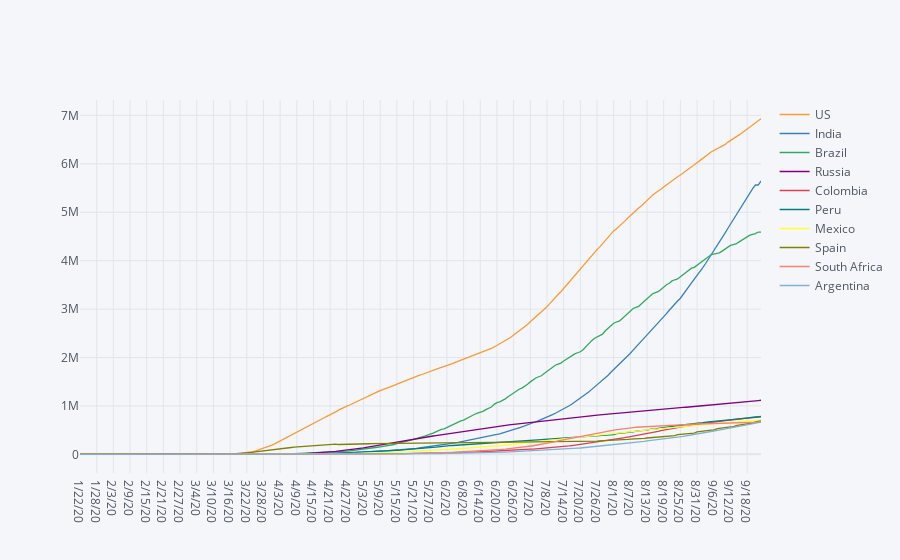

The notebook cell this image was saved under:
### Code cell
top_count.transpose().iplot()

### Figure 1 — Plotly figure (JSON) as saved in the notebook; plotly's stock layout.template omitted (floating-point values rounded to 4 significant figures; data arrays with more than 128 entries replaced by an {"elided": "..."} marker saying what was removed)
{"data": [{"line": {"color": "rgba(255, 153, 51, 1.0)", "dash": "solid", "shape": "linear", "width": 1.3}, "mode": "lines", "name": "US", "text": "", "type": "scatter", "x": {"elided": "246 str values"}, "y": {"elided": "246 int values"}}, {"line": {"color": "rgba(55, 128, 191, 1.0)", "dash": "solid", "shape": "linear", "width": 1.3}, "mode": "lines", "name": "India", "text": "", "type": "scatter", "x": {"elided": "246 str values"}, "y": {"elided": "246 int values"}}, {"line": {"color": "rgba(50, 171, 96, 1.0)", "dash": "solid", "shape": "linear", "width": 1.3}, "mode": "lines", "name": "Brazil", "text": "", "type": "scatter", "x": {"elided": "246 str values"}, "y": {"elided": "246 int values"}}, {"line": {"color": "rgba(128, 0, 128, 1.0)", "dash": "solid", "shape": "linear", "width": 1.3}, "mode": "lines", "name": "Russia", "text": "", "type": "scatter", "x": {"elided": "246 str values"}, "y": {"elided": "246 int values"}}, {"line": {"color": "rgba(219, 64, 82, 1.0)", "dash": "solid", "shape": "linear", "width": 1.3}, "mode": "lines", "name": "Colombia", "text": "", "type": "scatter", "x": {"elided": "246 str values"}, "y": {"elided": "246 int values"}}, {"line": {"color": "rgba(0, 128, 128, 1.0)", "dash": "solid", "shape": "linear", "width": 1.3}, "mode": "lines", "name": "Peru", "text": "", "type": "scatter", "x": {"elided": "246 str values"}, "y": {"elided": "246 int values"}}, {"line": {"color": "rgba(255, 255, 51, 1.0)", "dash": "solid", "shape": "linear", "width": 1.3}, "mode": "lines", "name": "Mexico", "text": "", "type": "scatter", "x": {"elided": "246 str values"}, "y": {"elided": "246 int values"}}, {"line": {"color": "rgba(128, 128, 0, 1.0)", "dash": "solid", "shape": "linear", "width": 1.3}, "mode": "lines", "name": "Spain", "text": "", "type": "scatter", "x": {"elided": "246 str values"}, "y": {"elided": "246 int values"}}, {"line": {"color": "rgba(251, 128, 114, 1.0)", "dash": "solid", "shape": "linear", "width": 1.3}, "mode": "lines", "name": "South Africa", "text": "", "type": "scatter", "x": {"elided": "246 str values"}, "y": {"elided": "246 int values"}}, {"line": {"color": "rgba(128, 177, 211, 1.0)", "dash": "solid", "shape": "linear", "width": 1.3}, "mode": "lines", "name": "Argentina", "text": "", "type": "scatter", "x": {"elided": "246 str values"}, "y": {"elided": "246 int values"}}], "layout": {"legend": {"bgcolor": "#F5F6F9", "font": {"color": "#4D5663"}}, "paper_bgcolor": "#F5F6F9", "plot_bgcolor": "#F5F6F9", "title": {"font": {"color": "#4D5663"}}, "xaxis": {"gridcolor": "#E1E5ED", "showgrid": true, "tickfont": {"color": "#4D5663"}, "title": {"font": {"color": "#4D5663"}, "text": ""}, "zerolinecolor": "#E1E5ED"}, "yaxis": {"gridcolor": "#E1E5ED", "showgrid": true, "tickfont": {"color": "#4D5663"}, "title": {"font": {"color": "#4D5663"}, "text": ""}, "zerolinecolor": "#E1E5ED"}}}
